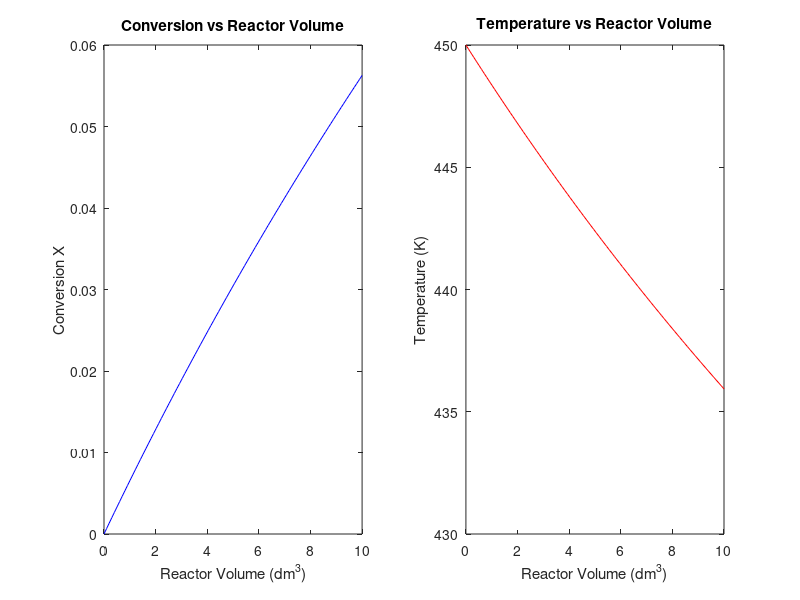
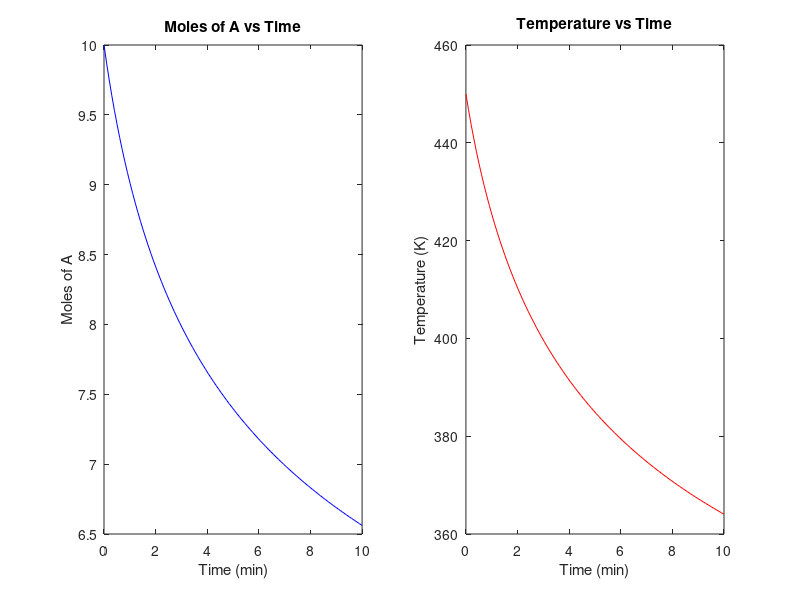
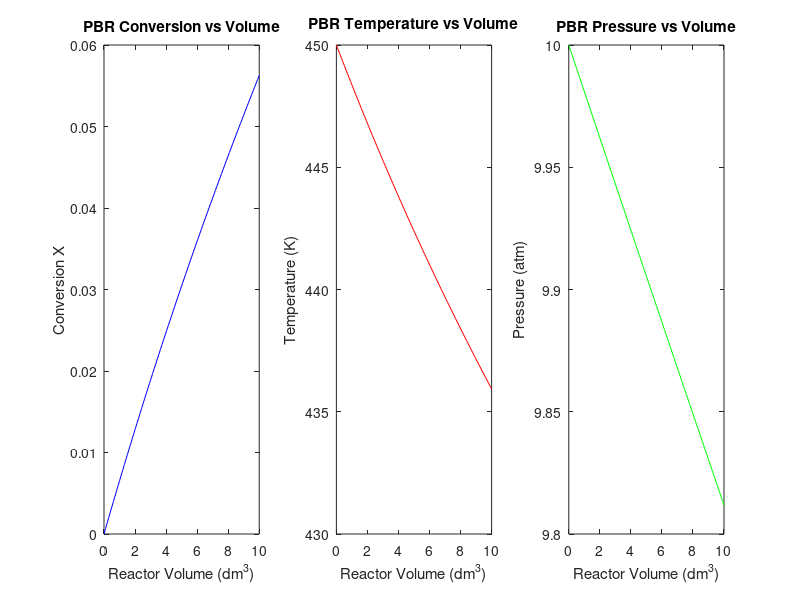

Reproduce these figures in MATLAB, in order.
% MATLAB Script Equivalent

% Given Data
F_A0 = 20; % mol/s, inlet molar flow rate of A
T0 = 450; % K, inlet temperature
P0 = 10; % atm, initial pressure
V_max = 10; % dm^3, max reactor volume for plotting
Cp_A = 40; % J/mol-K
Cp_B = 25; % J/mol-K
Cp_C = 15; % J/mol-K
Delta_H_A = -70e3; % J/mol
Delta_H_B = -50e3; % J/mol
Delta_H_C = -40e3; % J/mol
R = 8.314; % J/mol-K
k_450 = 0.133; % Rate constant at 450 K
delta_H_rxn = Delta_H_B + Delta_H_C - Delta_H_A; % Reaction enthalpy
E = 31.4e3; % J/mol, activation energy

% Define rate equation
rate = @(X, T) -k_450 * exp((E/R) * (1/450 - 1/T)) * (1 - X);

% Define ODEs for PFR
pfr_odes = @(V, Y) [ -rate(Y(1), Y(2)) / F_A0;
                     (-delta_H_rxn * rate(Y(1), Y(2))) / (F_A0 * (Cp_A + Cp_B + Cp_C)) ];                 
% Solve ODEs
V_span = linspace(0, V_max, 100);
X0 = [0; T0];
[V, sol] = ode45(pfr_odes, V_span, X0);
X_sol = sol(:,1);
T_sol = sol(:,2);

% Plot results
figure;
subplot(1,2,1);
plot(V, X_sol, 'b');
xlabel('Reactor Volume (dm^3)'); ylabel('Conversion X');
title('Conversion vs Reactor Volume');

subplot(1,2,2);
plot(V, T_sol, 'r');
xlabel('Reactor Volume (dm^3)'); ylabel('Temperature (K)');
title('Temperature vs Reactor Volume');

% CSTR Analysis
X_CSTR = 0.9;
V_CSTR = F_A0 * (1 - X_CSTR) / -rate(X_CSTR, T0);
disp(['Required CSTR Volume: ', num2str(V_CSTR), ' dm^3']);

% Batch Reactor Analysis
batch_odes = @(t, Y) [ rate(1 - Y(1)/10, Y(2)) * 10;
                       (-delta_H_rxn * rate(1 - Y(1)/10, Y(2))) / (Cp_A + Cp_B + Cp_C) ];
                   
time_span = linspace(0, 10, 100);
Y0_batch = [10; T0];
[t, batch_sol] = ode45(batch_odes, time_span, Y0_batch);
N_A_sol = batch_sol(:,1);
T_batch_sol = batch_sol(:,2);

% Plot Batch Reactor Results
figure;
subplot(1,2,1);
plot(t, N_A_sol, 'b');
xlabel('Time (min)'); ylabel('Moles of A');
title('Moles of A vs Time');

subplot(1,2,2);
plot(t, T_batch_sol, 'r');
xlabel('Time (min)'); ylabel('Temperature (K)');
title('Temperature vs Time');

% Pressure Drop Analysis in PBR
rho_b = 1; % kg/dm^3
alpha = 0.019;

pbr_odes = @(V, Y) [ -rate(Y(1), Y(2)) / F_A0;
                      (-delta_H_rxn * rate(Y(1), Y(2))) / (F_A0 * (Cp_A + Cp_B + Cp_C));
                      -alpha * (Y(3) / P0) ];

Y0_pbr = [0; T0; P0];
[V, pbr_sol] = ode45(pbr_odes, V_span, Y0_pbr);
X_pbr_sol = pbr_sol(:,1);
T_pbr_sol = pbr_sol(:,2);
P_pbr_sol = pbr_sol(:,3);

% Plot PBR results
figure;
subplot(1,3,1);
plot(V, X_pbr_sol, 'b');
xlabel('Reactor Volume (dm^3)'); ylabel('Conversion X');
title('PBR Conversion vs Volume');

subplot(1,3,2);
plot(V, T_pbr_sol, 'r');
xlabel('Reactor Volume (dm^3)'); ylabel('Temperature (K)');
title('PBR Temperature vs Volume');

subplot(1,3,3);
plot(V, P_pbr_sol, 'g');
xlabel('Reactor Volume (dm^3)'); ylabel('Pressure (atm)');
title('PBR Pressure vs Volume');
